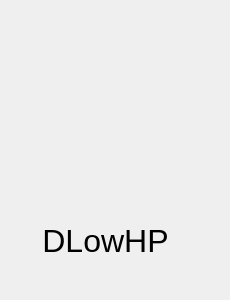
<?xml version="1.0" encoding="UTF-8"?>
<ui version="4.0">
 <class>dlowhp</class>
 <widget class="QDialog" name="dlowhp">
  <property name="geometry">
   <rect>
    <x>0</x>
    <y>0</y>
    <width>230</width>
    <height>300</height>
   </rect>
  </property>
  <property name="windowTitle">
   <string>Dialog</string>
  </property>
  <widget class="QLabel" name="name">
   <property name="geometry">
    <rect>
     <x>20</x>
     <y>200</y>
     <width>171</width>
     <height>81</height>
    </rect>
   </property>
   <property name="font">
    <font>
     <pointsize>24</pointsize>
    </font>
   </property>
   <property name="text">
    <string>DLowHP</string>
   </property>
   <property name="alignment">
    <set>Qt::AlignCenter</set>
   </property>
  </widget>
  <widget class="QLabel" name="logo">
   <property name="geometry">
    <rect>
     <x>30</x>
     <y>20</y>
     <width>175</width>
     <height>175</height>
    </rect>
   </property>
   <property name="text">
    <string/>
   </property>
   <property name="scaledContents">
    <bool>true</bool>
   </property>
  </widget>
 </widget>
 <resources/>
 <connections/>
</ui>
